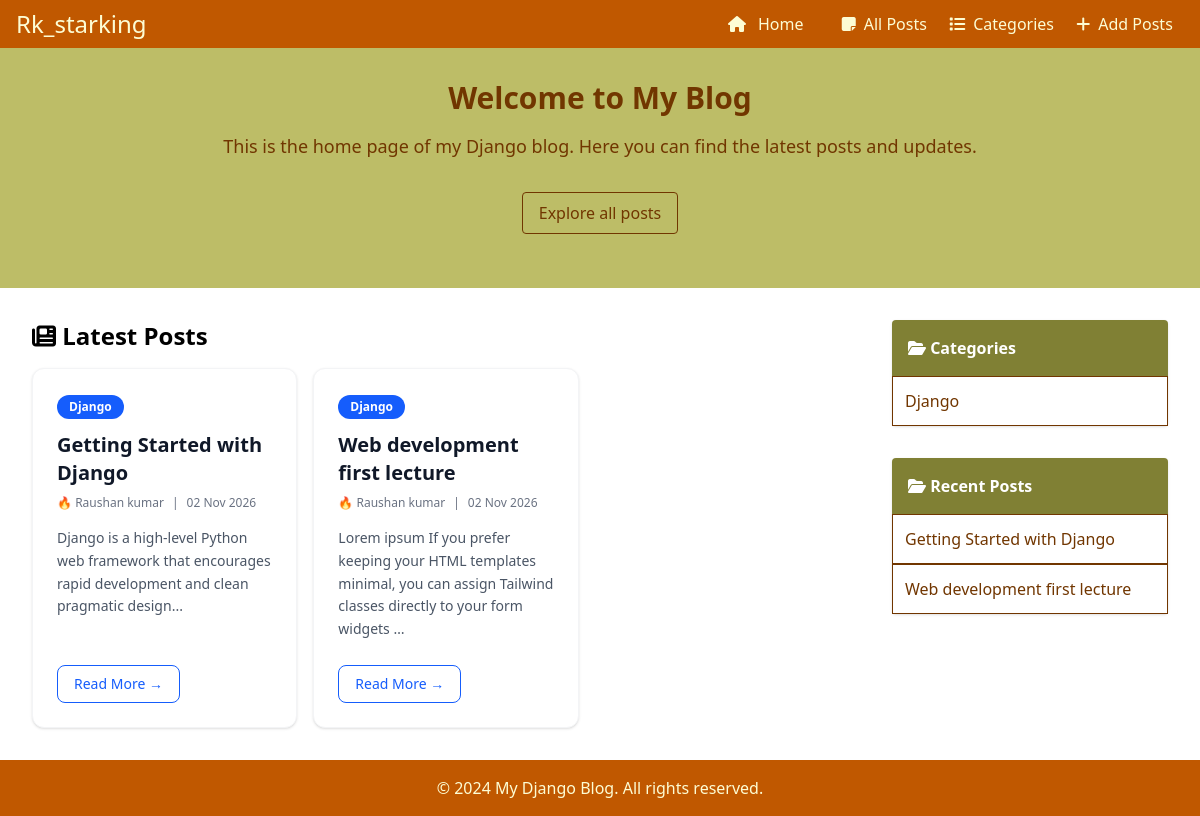
The app's page /, older data.
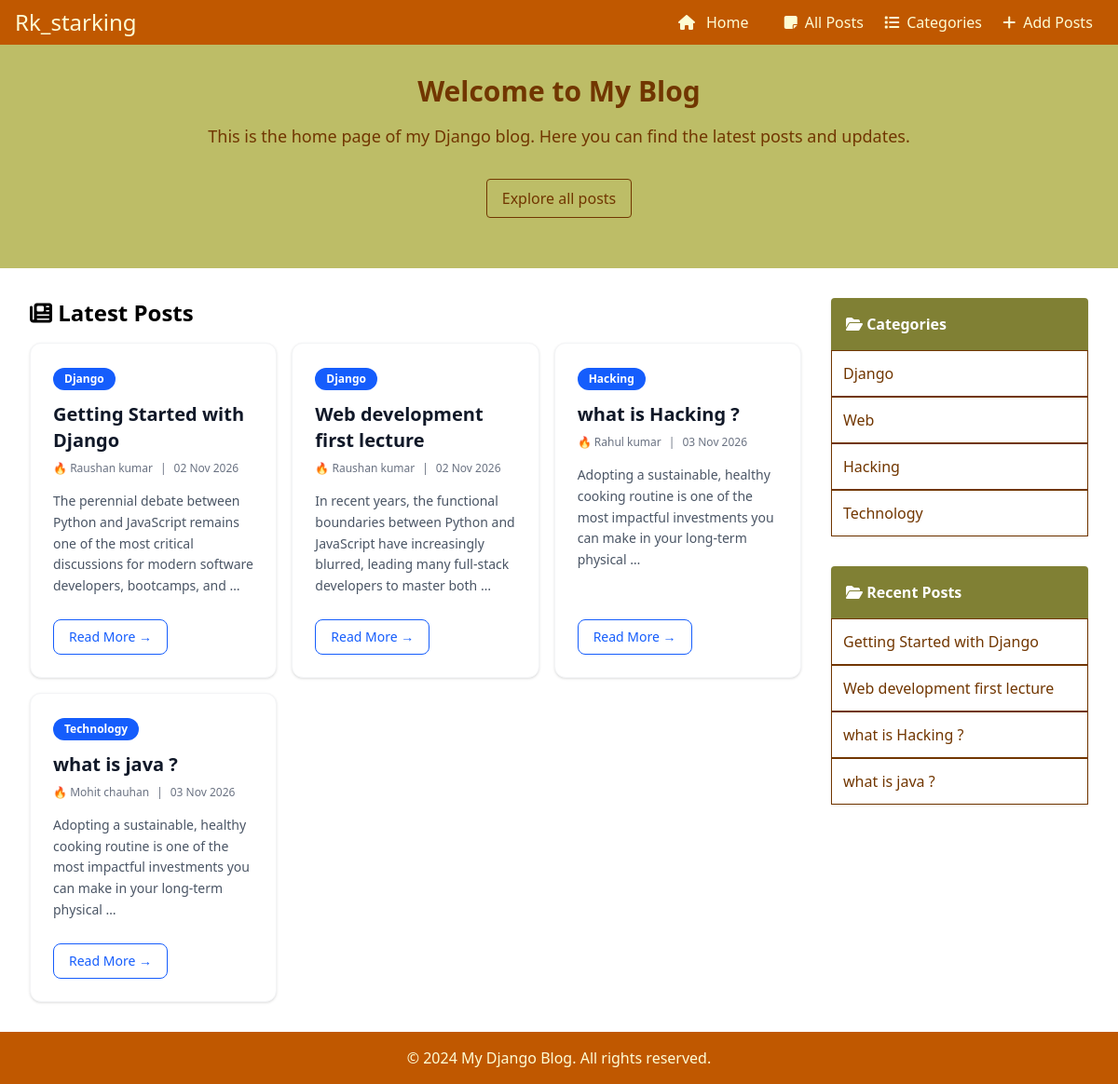
The same page, newer data.
### app1/models.py (models this page shows, shortened)
class BlogPost(models.Model):
    STATUS_CHOICES = [
        ('Draft', 'Draft'),
        ('Published', 'Published'),
    ]
    title = models.CharField(max_length=200)
    slug = models.SlugField(unique=True, max_length=250)
    category = models.ForeignKey(Category, on_delete=models.CASCADE, related_name='posts')
    author_name = models.CharField(max_length=100)
    content = models.TextField()
    status = models.CharField(max_length=20, choices=STATUS_CHOICES, default='Published')
    created_at = models.DateTimeField(auto_now_add=True)

class Category(models.Model):
    name = models.CharField(max_length=100, unique=True)
    description = models.CharField(max_length=255, blank=True, null=True)
    icon = models.CharField(max_length=100, blank=True, null=True)
    def __str__(self):
        return self.name

### app1/views.py (the view)
# urls.py: path('', views.index, name='index'),
def index(request):
    posts = BlogPost.objects.filter(status='Published')
    categories = Category.objects.all()
    random_color = f"#{random.randint(0, 0xFFFFFF):06x}"
    context={
        'posts': posts,
        'categories': categories,
        'random_color': random_color
    }
    return render(request, 'index.html', context)

### app1/templates/index.html (shortened to what this page needs)
{% extends 'base.html' %}
{% load blog_extras %}
{% block content %}
    <div class="w-full bg-[#BDBD67] flex flex-col items-center h-60 text-[#713600] justify-content p-8">
        <h2 class="text-3xl font-bold mb-4">Welcome to My Blog</h2>
        <p class="text-lg">This is the home page of my Django blog. Here you can find the latest posts and updates.</p>
        <button class="mt-8 bg-[#bdbd67] text-[#713600] border border-[#713600] px-4 py-2 rounded transition-transform duration-300 hover:scale-105 cursor-pointer">Explore all posts</button>
    </div>
    <div class="flex justify-between p-8 gap-8">
        <section class="w-3/4">
            <h2 class="text-2xl font-bold mb-4"><i class="fa-solid fa-newspaper"></i> Latest Posts</h2>
            <div class="grid grid-cols-1 md:grid-cols-3 gap-4">
                {% for post in posts %}
    <div class="p-6 bg-white rounded-xl border border-gray-100 shadow-sm hover:shadow-md transition-shadow duration-300 flex flex-col justify-between">
        <div>
            <span class="inline-block px-3 py-1 text-xs font-semibold text-white bg-blue-600 rounded-full mb-3">
                {{ post.category }}
            </span>
            <h3 class="text-xl font-bold text-gray-900 mb-2 ">
                {{ post.title }}
            </h3>
            <div class="flex items-center text-xs text-gray-500 mb-4 space-x-2">
                <span>🔥 {{ post.author_name }}</span>
                <span>|</span>
                <span>{{ post.created_at|date:"d M Y" }}</span>
            </div>
            <p class="text-gray-600 text-sm mb-6 leading-relaxed">
                {{ post.content|truncatewords:20 }}
            </p>
        </div>
        <div>
            <a href="{% url 'blog_post_detail' post.slug %}" class="inline-block px-4 py-2 text-sm font-medium text-blue-600 border border-blue-600 rounded-lg hover:bg-blue-50 transition-colors duration-200">
                Read More &rarr;
            </a>
        </div>
    </div>
{% empty %}
    <p class="text-gray-500 col-span-full text-center py-8">No posts available.</p>
{% endfor %}
            </div>
        </section>
        <aside class="w-1/4">
            <section class="mb-8 w-full h-auto bg-[#808034] pt-4 rounded shadow">
                <h3 class="text-1.5xl font-bold mb-4 text-white mx-4"><i class="fa-solid fa-folder-open"></i> Categories</h3>
            <ul class="list-disc list-inside">
                {% for category in categories %}
                    <li style="list-style:none;" class="bg-white w-full p-3 border border-[#713600]"><a href="{% url 'category_posts' category.id %}" class="text-[#713600] hover:underline">{{ category}}</a></li>
                {% empty %}
                    <li>No categories available.</li>
                {% endfor %}
            </ul>
            </section>
            <section class="mb-8 w-full h-auto bg-[#808034] pt-4 rounded shadow">
                <h3 class="text-1.5xl font-bold mb-4 text-white mx-4"><i class="fa-solid fa-folder-open"></i> Recent Posts</h3>
            <ul class="list-disc list-inside">
                {% for post in posts %}
                    <li style="list-style:none;" class="bg-white w-full p-3 border border-[#713600]"><a href="{% url 'blog_post_detail' post.slug %}" class="text-[#713600] hover:underline">{{ post.title}}</a></li>
                {% empty %}
                    <li>No recent posts available.</li>
                {% endfor %}
            </ul>
            </section>
        </aside>
    </div>
{% endblock %}

Row changes from the older to the newer data that the page shows:
changed BlogPost "Getting Started with Django": content "Django is a high-level Python web framework that encourages rapid development and clean pragmatic design..." → "The perennial debate between Python and JavaScript remains one of the most critical discussions for modern software developers, bootcamps, and …"
changed BlogPost "Web development first lecture": content "Lorem ipsum If you prefer keeping your HTML templates minimal, you can assign Tailwind classes directly to your form widgets …" → "In recent years, the functional boundaries between Python and JavaScript have increasingly blurred, leading many full-stack developers to master both …"
added BlogPost: category "Hacking", title "what is Hacking ?", author_name "Rahul kumar", created_at "03 Nov 2026", content "Adopting a sustainable, healthy cooking routine is one of the most impactful investments you can make in your long-term physical …"
added BlogPost: category "Technology", title "what is java ?", author_name "Mohit chauhan", created_at "03 Nov 2026", content "Adopting a sustainable, healthy cooking routine is one of the most impactful investments you can make in your long-term physical …"
added Category: name "Web"
added Category: name "Hacking"
added Category: name "Technology"
